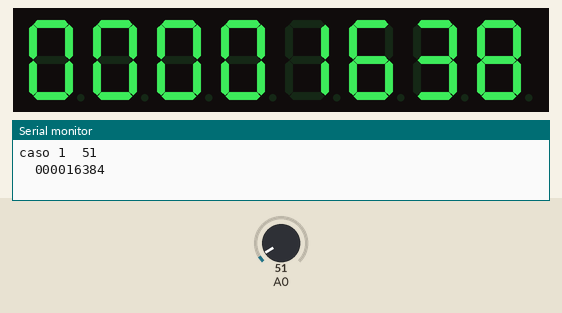
Simulated run of this sketch. Board: Arduino Mega 2560, built with avr-gcc and run on an emulated ATmega2560. On the bench: 8-digit seven-segment display, the last lines printed to the serial monitor. The inputs (shaded band) are chosen by the test bench; at power-on: A0 = 51.

Above: at 0.1 s.
At 3.1 s:
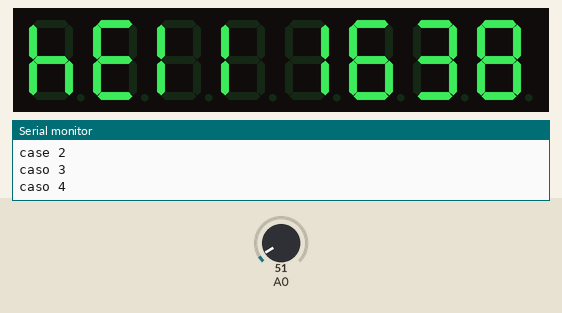
At 4.1 s:
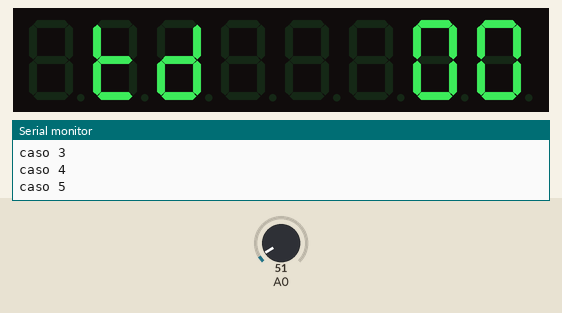

The sketch:

prueba_menu_tm1638.ino
```cpp
#include <TM1638plus.h>

#define STROBE_TM 4
#define CLOCK_TM 6
#define DIO_TM 7
int MainMode = 2;
unsigned long previousMillis = 0;
const long  interval  = 225; // interval at which to debounce button readback function(milliseconds)

int ref = 30;
float kp = 2;
int Ti = 50;
int Td = 30;
int temp;

TM1638plus tm(STROBE_TM, CLOCK_TM, DIO_TM);
//PreciseLM35 lm35(pinLM35, INTERNAL1V1, arefRatio); //MEGA
void setup() {
  tm.reset();
  Serial.begin(9600);
}

void loop() {

for (MainMode = 1; MainMode <= 5; MainMode++)
{
  switch (MainMode)
  {
    case 1:
    Serial.print("caso 1");
    Serial.print("\t");
    temp = analogRead(A0);
    Serial.println(temp);
    Serial.print("\t");
    char dest1[8];
    sprintf(dest1,"%04i%04i",kp,ref);
    Serial.println(dest1);
    tm.displayText(dest1);
    break;

    case 2:
//    char setpoint[1] = "set ";
//    char dest2[8];
//    sprintf(dest2,"%s%04i",setpoint,ref);
//    Serial.println(dest2);
//    tm.displayText(dest2);
//      tm.displayText("hello");
      Serial.println("case 2");
    break;

    case 3:
    Serial.println("caso 3");
//    char strkp[4] = " KP ";
//    char dest3[8];
//    sprintf(dest3,"%s%4f",strkp, kp);
//    tm.displayText(dest3);
    break;

    case 4:
     Serial.println("caso 4");
    //char strti[4] = " tI ";
    //char dest4[8];
    //sprintf(dest4,"%s%04i",strti, Ti);
    tm.displayText("hell");
    break;

    case 5:
     Serial.println("caso 5");
    char strtd[4] = " td ";
    char dest5[8];
    sprintf(dest5,"%s%04i",strtd, Td);
    tm.displayText(dest5);
    break;
  }
  delay(1000);
}
}
```

Measured:
- by itself, everything shown: repeats every 5.0 s, in 3 steps
- what the display in image 1 shows lasts 1.0 s, from 3.0 s to 4.0 s
